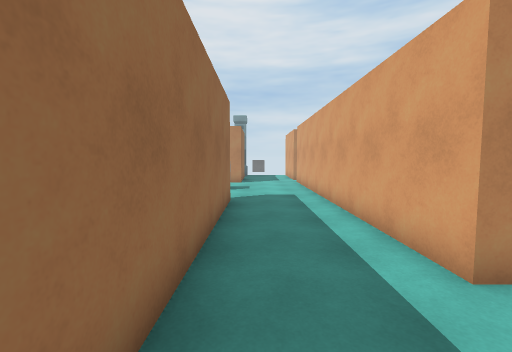
view 1 (above)

15 first-person views from a walk through a 3-D level made in the Unity game engine. The camera is 1.5 m above the floor, tilts 4° down and sees 90° across. The floor is counted in squares, 1 m on a side. Each view is taken from the middle of a square. On the plan, view 1 faces up. The plan holds only what a view shows up to about 13 squares ahead; the rest is blank. The place goes on beyond the plan. The player character is not drawn. Surface patterns are stand-ins for the level's own textures.

view 2
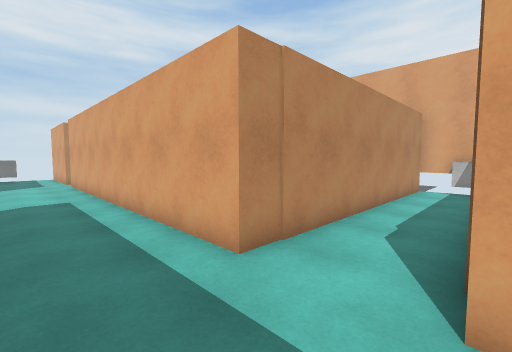

view 3
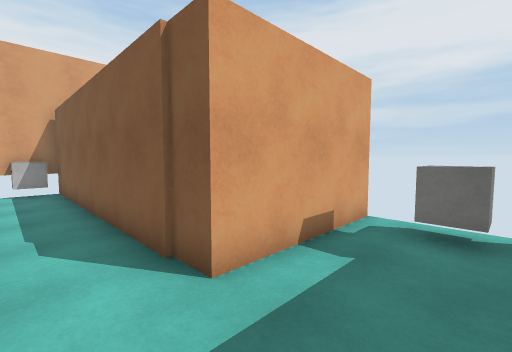

view 4
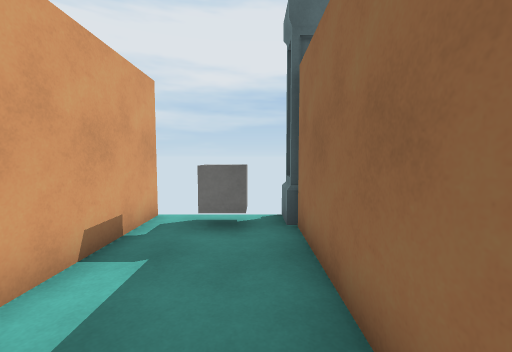

view 5
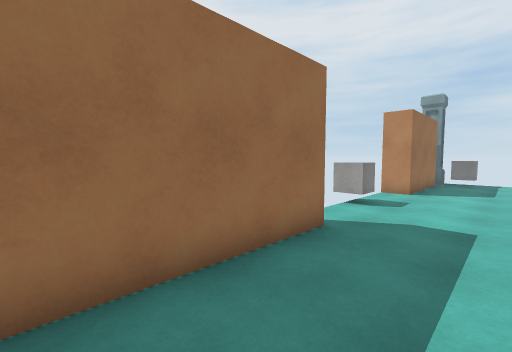

view 6
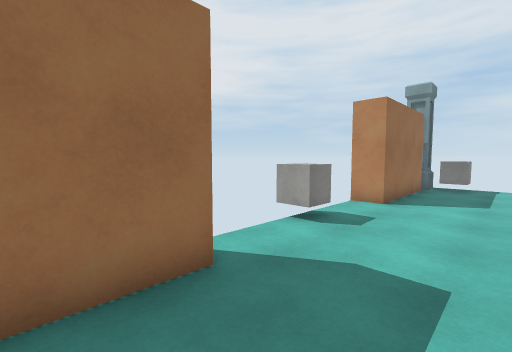

view 7
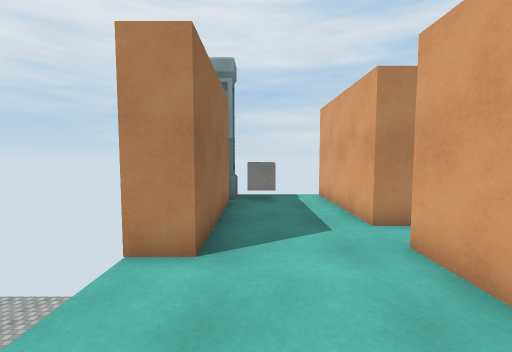

view 8
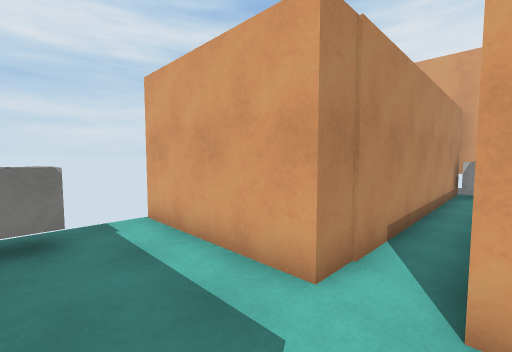

view 9
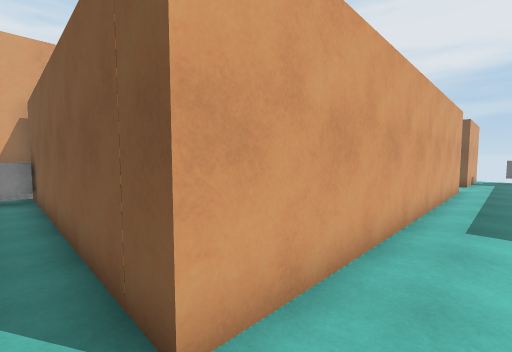

view 10
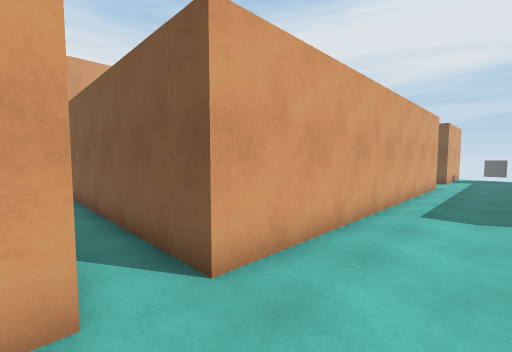

view 11
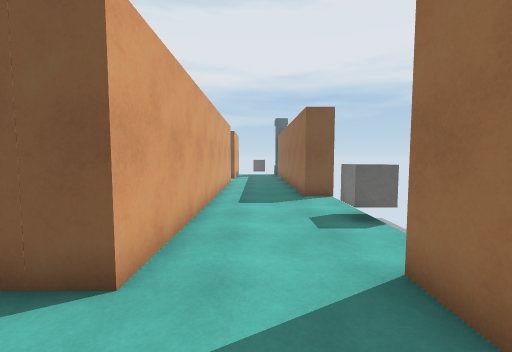

view 12
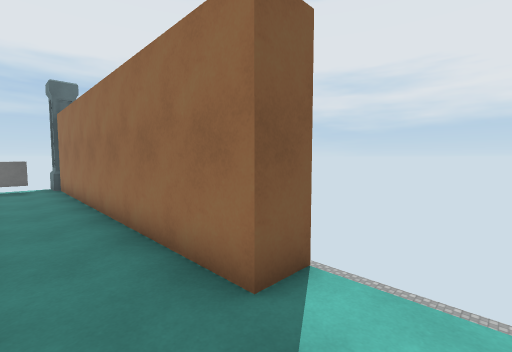

view 13
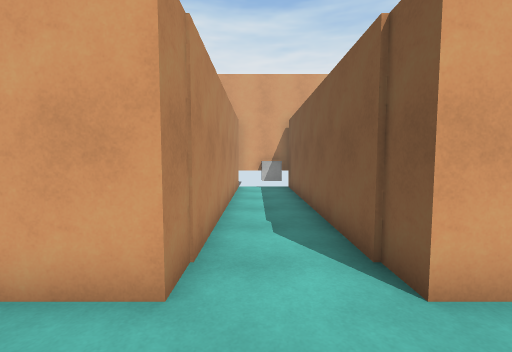

view 14
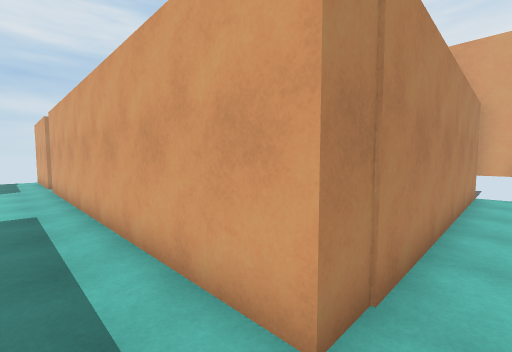

view 15
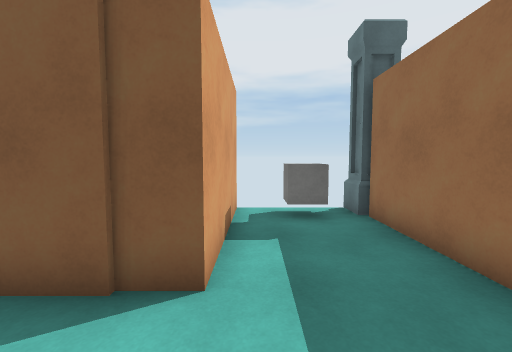

### Floor plan
Key: @ floor where view 1 was taken; # wall or solid block; . floor; v drop or lower ground; R rock; C cube; L column.
Columns run from 2 left of view 1 to 14 right of it. Each row starts with its distance up from view 1.
 23      #
 22 LLC..R
 21 LLC..#
 20  #...#
 19  #...#
 18  #...#R########R#
 17 ##............CC#
 16 #R...#####R####R#
 15 v....#
 14 v....#
 13 C....#
 12 C....#
 11 v....#
 10 v....#
  9 ##...#
  8  #...#
  7  #...#
  6  #...#
  5  #...#
  4  #...#    R
  3  #...RR###R####R#
  2  #..............#
  1  #.............C#
  0  #@..R####R####R#
 -1  #...##
 -2  #...#
 -3  #...#
 -4 LL.C.#
 -5 LLvvv

Positions as (right, up) in squares from view 1, and headings:
1: (0, 0), facing up
2: (0, 0), facing up-right
3: (0, 2), facing down-right
4: (0, 2), facing down
5: (2, 4), facing up-left
6: (2, 7), facing up-left
7: (0, 12), facing up
8: (0, 16), facing up-right
9: (1, 17), facing down-right
10: (0, 18), facing down-right
11: (1, 19), facing down
12: (1, 11), facing down-left
13: (0, 2), facing right
14: (1, 2), facing up-right
15: (2, 3), facing down
